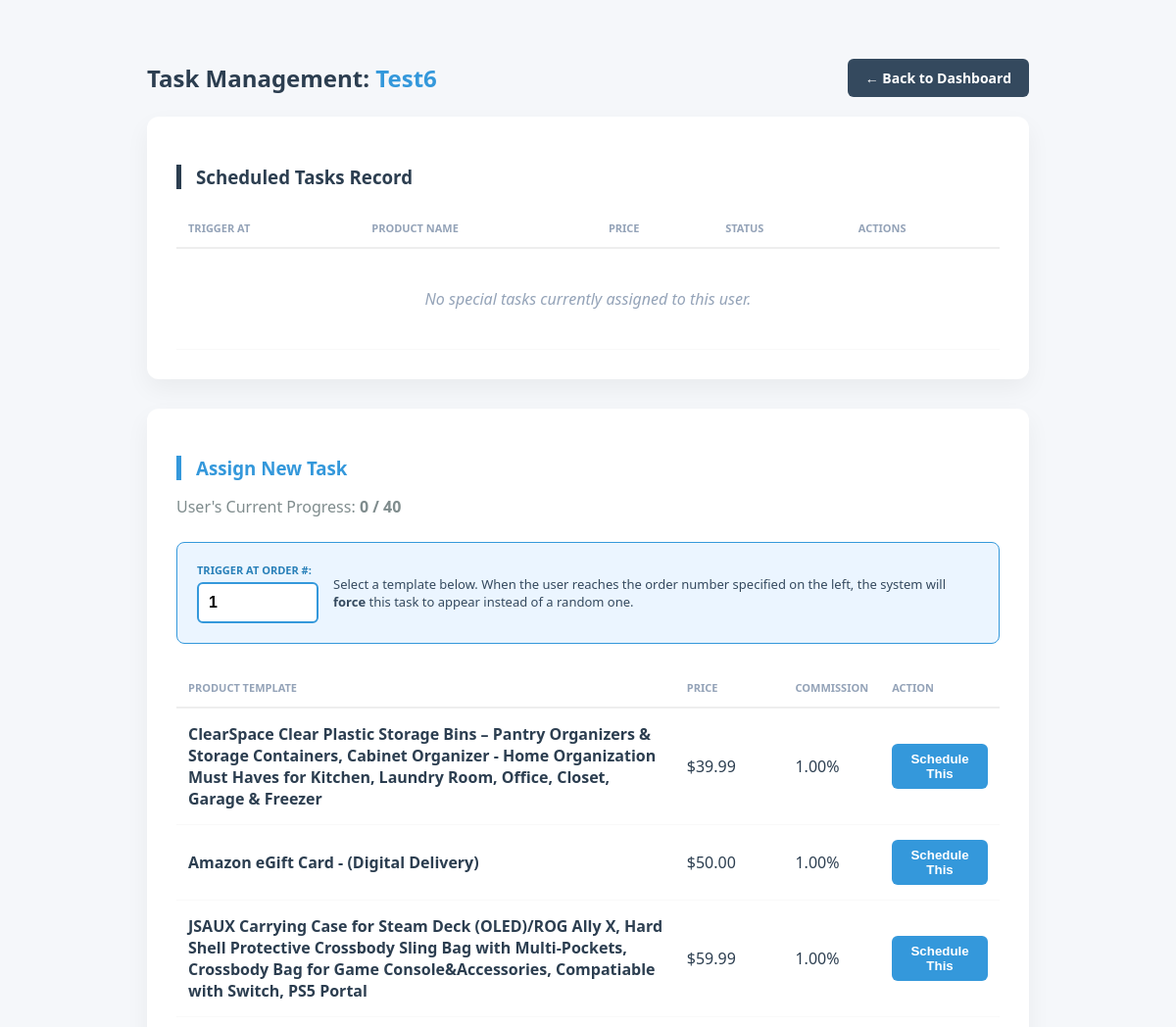
Page /staff/users/assign-task/51/ (signed in, upper part) on the earlier database version.
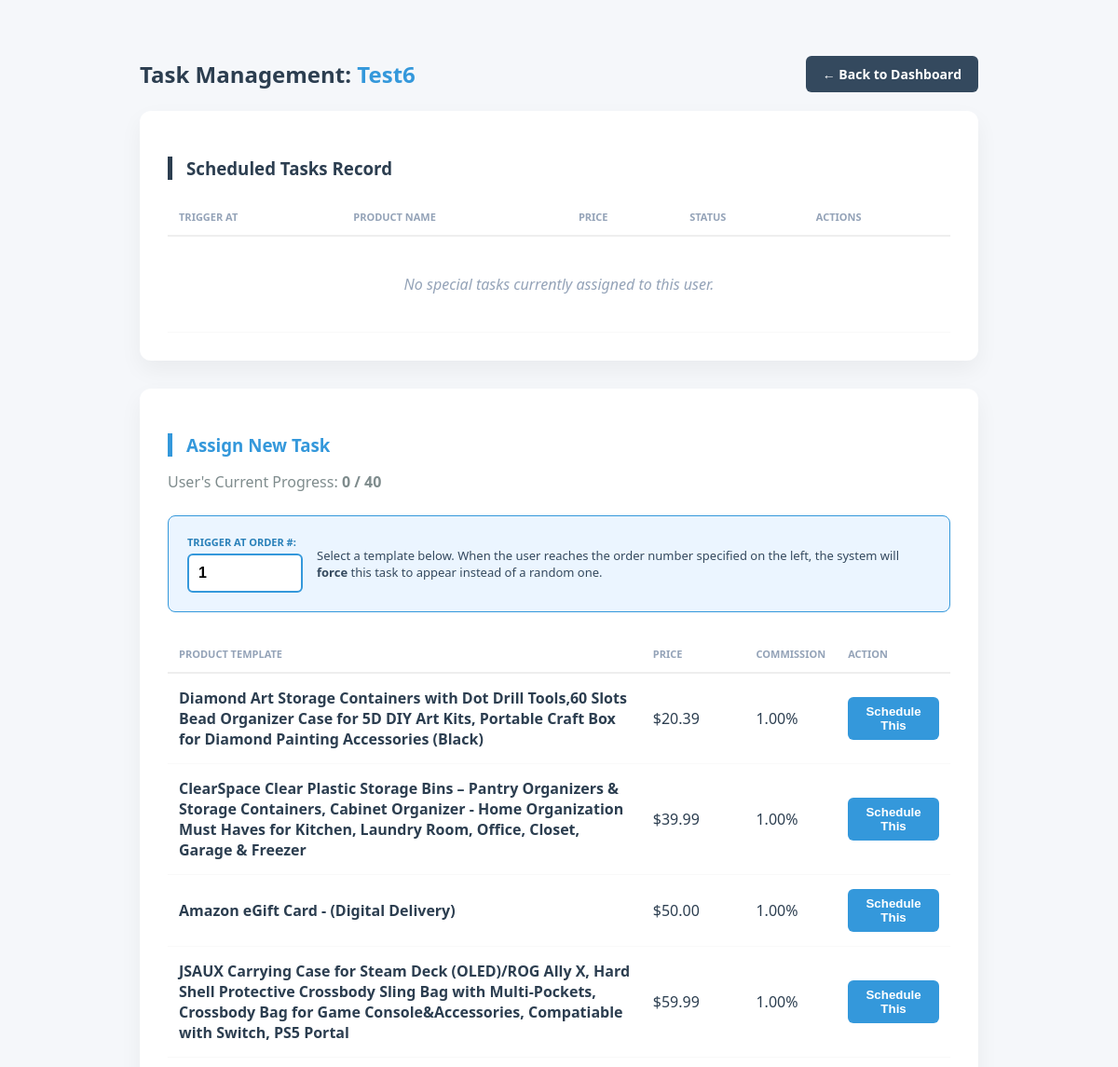
Same page on the later database version.
### Catalog/models.py (models this page shows, shortened)
class Order(models.Model):
    STATUS_CHOICES = [
        ('scheduled', 'Scheduled'),
        ('pending', 'Pending'),
        ('completed', 'Completed'),
        ('frozen', 'Frozen'),
        ('withdrawal', 'Withdrawal Pending'),
        ('withdrawn', 'Withdrawn/Paid'),
        ('rejected', 'Rejected'),
    ]
    user = models.ForeignKey(User, on_delete=models.CASCADE, related_name='orders', null=True, blank=True)
    product_name = models.CharField(max_length=255)
    image_url = models.URLField(max_length=500, blank=True, null=True)
    price = models.DecimalField(max_digits=12, decimal_places=2, default=Decimal('0.00'))
    profit = models.DecimalField(max_digits=12, decimal_places=2, default=Decimal('0.00'))
    commission_rate = models.DecimalField(max_digits=5, decimal_places=2, default=Decimal('0.50'))
    status = models.CharField(max_length=20, choices=STATUS_CHOICES, default='pending')
    created_at = models.DateTimeField(auto_now_add=True)
    scheduled_at = models.IntegerField(null=True, blank=True)

### Catalog/views.py (the view, shortened to what this page needs)
# urls.py: path('staff/users/assign-task/<int:user_id>/', views.manual_assign_order, name='manual_assign_order'),
@staff_member_required(login_url='staff_login')
def manual_assign_order(request, user_id):
    target_user = get_object_or_404(User, id=user_id)
    templates = Order.objects.filter(user__isnull=True).order_by('price')
    scheduled_orders = target_user.orders.filter(status='scheduled').order_by('scheduled_at')
    return render(request, 'staffs/manual_assign.html', {'target_user': target_user, 'templates': templates, 'scheduled_orders': scheduled_orders})

### Catalog/templates/staffs/manual_assign.html (shortened to what the changed rows need)
<!DOCTYPE html>
<html lang="en">
<head>
</head>
<body>
    <div class="container">
        <div class="top-nav">
            <h2 style="margin:0;">Task Management: <span style="color: #3498db;">{{ target_user.username }}</span></h2>
        </div>
        <div class="card">
            <table>
                <thead>
                    <tr>
                        <th>Trigger At</th>
                        <th>Product Name</th>
                        <th>Price</th>
                        <th>Status</th>
                        <th>Actions</th>
                    </tr>
                </thead>
            </table>
        </div>
        <div class="card">
            <table>
                <thead>
                    <tr>
                        <th>Product Template</th>
                        <th>Price</th>
                        <th>Commission</th>
                        <th>Action</th>
                    </tr>
                </thead>
                <tbody>
                    {% for t in templates %}
                    <tr>
                        <td><strong>{{ t.product_name }}</strong></td>
                        <td>${{ t.price }}</td>
                        <td>{{ t.commission_rate }}%</td>
                        <td>
                            <form method="POST" onsubmit="syncNumber(this)">
                                <button type="submit" class="btn-assign">Schedule This</button>
                            </form>
                        </td>
                    </tr>
                    {% endfor %}
                </tbody>
            </table>
        </div>
    </div>
</body>
</html>

Differences in the rows shown:
added Order: product_name "Diamond Art Storage Containers with Dot Drill Tools,60 Slots Bead Organizer Case for 5D DIY Art Kits, Portable Craft Box for Diamond Painting Accessories (Black)", price "20.39", commission_rate "1.00"
